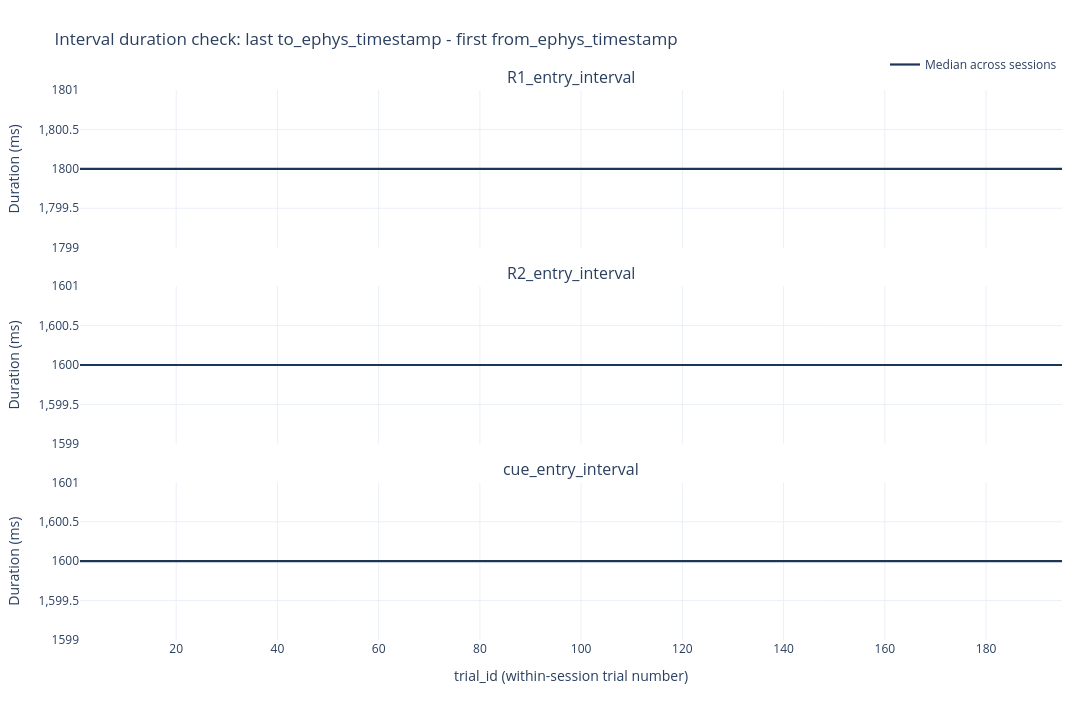

The cell this chart's notebook holds for it:
### Markdown cell above
# Withing trial tests for significance

## Questions asked:
- Within trials along progression of the intervals, can we see emerging differences?

### Code cell
# Within-interval binwise data prep + interval length checks
def prepare_expert_binwise_interval_data(t0_ens, assembly_col=TARGET_ASSEMBLY, intervals=TARGET_INTERVALS):
    df = _analytics_df_with_columns(t0_ens)

    needed = [
        'session_id', 'trial_id', 'cue', 'choice_R1', 'choice_R2', 'interval_name',
        'from_ephys_timestamp', 'to_ephys_timestamp', assembly_col
    ]
    optional = [c for c in ['entry_id', 't0_event_name'] if c in df.columns]

    df = df[needed + optional].copy()
    df = df[df['interval_name'].isin(intervals)].copy()
    df['cue'] = pd.to_numeric(df['cue'], errors='coerce')
    df = df[df[assembly_col].notna()].copy()

    # only expert trials
    expert_mask = (
        ((df['cue'] == 1) & df['choice_R1'].eq(True) & df['choice_R2'].eq(False)) |
        ((df['cue'] == 2) & df['choice_R1'].eq(False) & df['choice_R2'].eq(True))
    )
    df = df.loc[expert_mask].copy()

    df['cue_label'] = df['cue'].map({1.0: 'cue1', 2.0: 'cue2'})
    df['r1_action'] = np.where(df['choice_R1'].eq(True), 'stop_R1', 'skip_R1')
    df['assembly_value'] = df[assembly_col].astype(float)
    df['bin_width_us'] = (df['to_ephys_timestamp'] - df['from_ephys_timestamp']).astype(float)

    sort_cols = ['session_id', 'trial_id', 'interval_name', 'from_ephys_timestamp', 'to_ephys_timestamp']
    if 'entry_id' in df.columns:
        sort_cols.append('entry_id')
    df = df.sort_values(sort_cols).reset_index(drop=True)

    group_cols = ['session_id', 'trial_id', 'interval_name']
    df['bin_idx'] = df.groupby(group_cols).cumcount().astype(int)
    df['n_bins'] = df.groupby(group_cols)['assembly_value'].transform('size').astype(int)
    df['first_from_us'] = df.groupby(group_cols)['from_ephys_timestamp'].transform('min').astype(float)
    df['last_to_us'] = df.groupby(group_cols)['to_ephys_timestamp'].transform('max').astype(float)
    df['interval_duration_us'] = df['last_to_us'] - df['first_from_us']
    df['bin_center_us'] = (df['from_ephys_timestamp'].astype(float) + df['to_ephys_timestamp'].astype(float)) / 2.0
    df['bin_center_ms'] = (df['bin_center_us'] - df['first_from_us']) / 1000.0
    df['bin_center_frac'] = (df['bin_idx'] + 0.5) / df['n_bins'].replace(0, np.nan)

    interval_trial_meta = (
        df.groupby(group_cols, dropna=False)
        .agg(
            cue=('cue', 'first'),
            cue_label=('cue_label', 'first'),
            r1_action=('r1_action', 'first'),
            choice_R1=('choice_R1', 'first'),
            choice_R2=('choice_R2', 'first'),
            n_bins=('n_bins', 'first'),
            first_from_us=('from_ephys_timestamp', 'min'),
            last_to_us=('to_ephys_timestamp', 'max'),
            interval_duration_us=('interval_duration_us', 'first'),
            bin_width_us_mode=('bin_width_us', lambda s: s.mode().iloc[0]),
        )
        .reset_index()
    )
    interval_trial_meta['session_dt'] = pd.to_datetime(interval_trial_meta['session_id'], format='%Y-%m-%d_%H-%M', errors='coerce')

    return df, interval_trial_meta


def summarize_interval_length_checks(interval_trial_meta):
    per_session = (
        interval_trial_meta.groupby(['session_id', 'interval_name'], dropna=False)
        .agg(
            n_trials=('trial_id', 'nunique'),
            unique_n_bins=('n_bins', 'nunique'),
            min_n_bins=('n_bins', 'min'),
            max_n_bins=('n_bins', 'max'),
            unique_duration_us=('interval_duration_us', 'nunique'),
            min_duration_us=('interval_duration_us', 'min'),
            max_duration_us=('interval_duration_us', 'max'),
            median_duration_us=('interval_duration_us', 'median'),
        )
        .reset_index()
        .sort_values(['session_id', 'interval_name'])
        .reset_index(drop=True)
    )
    per_session['n_bins_consistent'] = per_session['unique_n_bins'].eq(1)
    per_session['duration_consistent'] = per_session['unique_duration_us'].eq(1)

    overall = (
        interval_trial_meta.groupby(['interval_name'], dropna=False)
        .agg(
            n_interval_trials=('trial_id', 'size'),
            n_sessions=('session_id', 'nunique'),
            unique_n_bins=('n_bins', 'nunique'),
            min_n_bins=('n_bins', 'min'),
            max_n_bins=('n_bins', 'max'),
            unique_duration_us=('interval_duration_us', 'nunique'),
            min_duration_us=('interval_duration_us', 'min'),
            max_duration_us=('interval_duration_us', 'max'),
            median_duration_us=('interval_duration_us', 'median'),
        )
        .reset_index()
        .sort_values('interval_name')
        .reset_index(drop=True)
    )
    overall['n_bins_consistent'] = overall['unique_n_bins'].eq(1)
    overall['duration_consistent'] = overall['unique_duration_us'].eq(1)
    return per_session, overall


def plot_interval_duration_checks(interval_trial_meta, show=True):
    n_rows = len(TARGET_INTERVALS)
    fig = make_subplots(
        rows=n_rows,
        cols=1,
        shared_xaxes=True,
        subplot_titles=TARGET_INTERVALS,
        vertical_spacing=0.07,
    )

    for row_idx, interval in enumerate(TARGET_INTERVALS, start=1):
        sub = interval_trial_meta.loc[interval_trial_meta['interval_name'] == interval].copy()
        for session_id, g in sub.groupby('session_id', sort=False):
            g = g.sort_values('trial_id')
            fig.add_trace(
                go.Scatter(
                    x=g['trial_id'],
                    y=g['interval_duration_us'] / 1000.0,
                    mode='lines',
                    line=dict(color='rgba(141,153,174,0.22)', width=1),
                    showlegend=False,
                    hovertemplate=f'{interval}<br>session={session_id}<br>trial_id=%{{x}}<br>Duration=%{{y:.1f}} ms<extra></extra>',
                ),
                row=row_idx, col=1,
            )

        med = sub.groupby('trial_id', dropna=False)['interval_duration_us'].median().reset_index()
        fig.add_trace(
            go.Scatter(
                x=med['trial_id'],
                y=med['interval_duration_us'] / 1000.0,
                mode='lines',
                line=dict(color='#1d3557', width=2.2),
                name='Median across sessions',
                showlegend=(row_idx == 1),
                hovertemplate=f'{interval}<br>trial_id=%{{x}}<br>Median duration=%{{y:.1f}} ms<extra></extra>',
            ),
            row=row_idx, col=1,
        )
        fig.update_yaxes(title_text='Duration (ms)', row=row_idx, col=1)

    fig.update_xaxes(title_text='trial_id (within-session trial number)', row=n_rows, col=1)
    fig.update_layout(
        title='Interval duration check: last to_ephys_timestamp - first from_ephys_timestamp',
        template='plotly_white',
        height=max(720, 230 * n_rows),
        width=1180,
        legend=dict(orientation='h', yanchor='bottom', y=1.02, xanchor='right', x=1.0),
        margin=dict(l=80, r=30, t=90, b=80),
    )

    if show:
        display(fig)
        return None
    return fig


expert_bins_ens12, interval_trial_meta_ens12 = prepare_expert_binwise_interval_data(t0_ens)
length_check_session_ens12, length_check_overall_ens12 = summarize_interval_length_checks(interval_trial_meta_ens12)

print('Interval length check (overall):')
display(length_check_overall_ens12)

print()
print('Session/interval rows with inconsistent bin count or duration (first 30 shown):')
incons = length_check_session_ens12.loc[
    ~length_check_session_ens12['n_bins_consistent'] | ~length_check_session_ens12['duration_consistent']
]
display(incons.head(30))
print('... total inconsistent session/interval rows:', len(incons))

plot_interval_duration_checks(interval_trial_meta_ens12)
